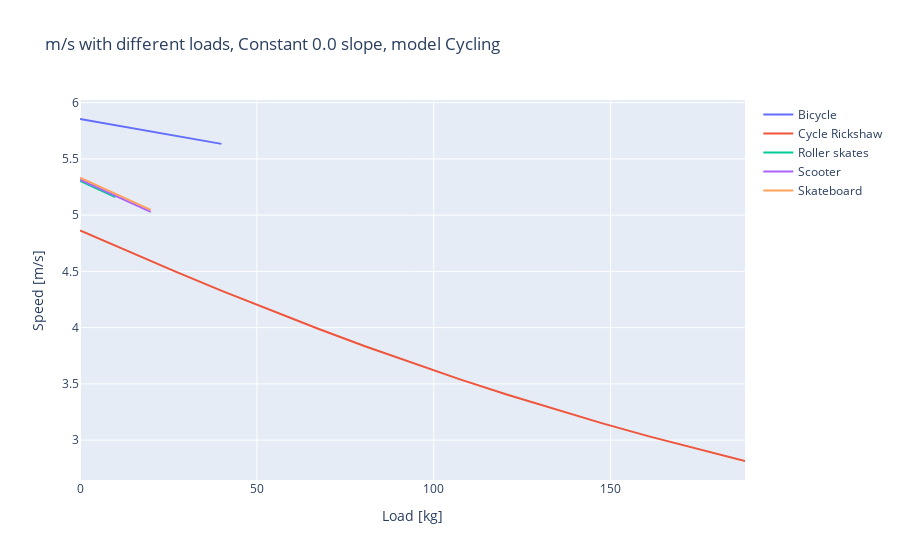
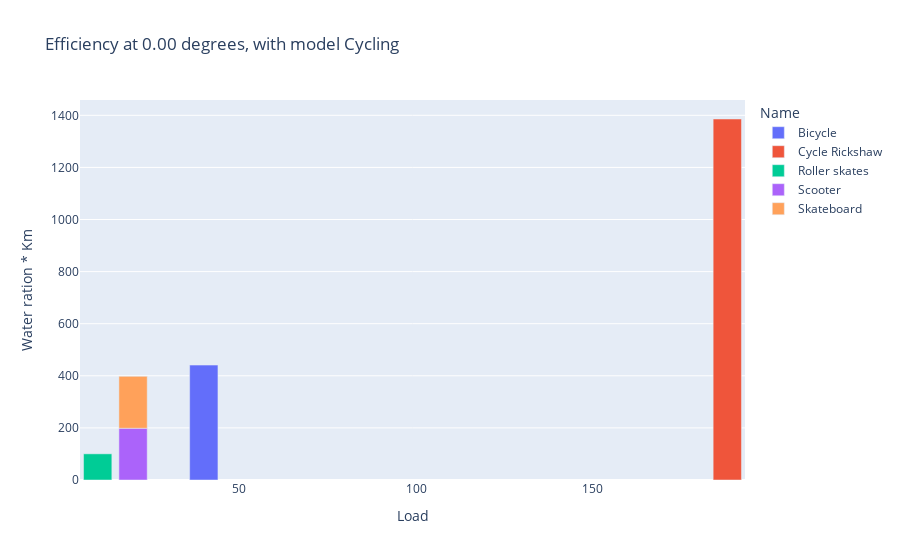
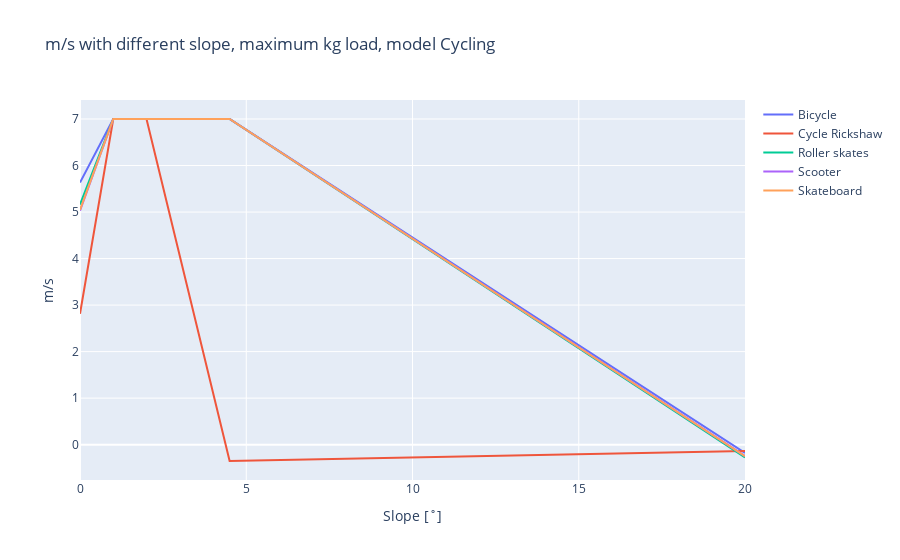

Notebook source saved alongside these figures, in order:
### Markdown cell above
Visualize model results using interactive plots. This cell creates various types of plots to display the outcomes of the mobility analysis, making the data more accessible and understandable.

### Code cell
# Visualization of results using Plotly for interactive plots.
# Utilizes custom plotting functions defined in the mobility module to create visual representations of the results.
# Different types of plots (like load plots, bar plots, slope plots) are generated based on the results.
# These plots help in understanding and interpreting the data and outcomes of the mobility models.
mm.plotting_hpv.load_plot_plotly(mr, mo, hpv)  # Generating a load plot.
mm.plotting_hpv.bar_plot_loading_distance(mr, mo, hpv, mv)  # Creating a bar plot for loading distance.
mm.plotting_hpv.slope_plot_plotly(mr, mo, hpv)  # Producing a slope plot.

### Figure 1 — Plotly figure (JSON) as saved in the notebook; plotly's stock layout.template omitted (floating-point values rounded to 4 significant figures)
{"data": [{"mode": "lines", "name": "Bicycle", "type": "scatter", "x": [0, 4.857, 9.714, 14.57, 19.43, 24.29, 29.14, 34, 38.86, 40, 40, 40, 40, 40, 40], "y": [5.855, 5.828, 5.801, 5.774, 5.747, 5.72, 5.693, 5.667, 5.64, 5.634, 5.634, 5.634, 5.634, 5.634, 5.634]}, {"mode": "lines", "name": "Cycle Rickshaw", "type": "scatter", "x": [0, 13.43, 26.86, 40.29, 53.71, 67.14, 80.57, 94, 107.4, 120.9, 134.3, 147.7, 161.1, 174.6, 188], "y": [4.864, 4.68, 4.5, 4.325, 4.156, 3.992, 3.835, 3.684, 3.54, 3.403, 3.273, 3.149, 3.031, 2.92, 2.815]}, {"mode": "lines", "name": "Roller skates", "type": "scatter", "x": [0, 2.929, 5.857, 8.786, 10, 10, 10, 10, 10, 10, 10, 10, 10, 10, 10], "y": [5.304, 5.262, 5.219, 5.177, 5.16, 5.16, 5.16, 5.16, 5.16, 5.16, 5.16, 5.16, 5.16, 5.16, 5.16]}, {"mode": "lines", "name": "Scooter", "type": "scatter", "x": [0, 2.714, 5.429, 8.143, 10.86, 13.57, 16.29, 19, 20, 20, 20, 20, 20, 20, 20], "y": [5.315, 5.276, 5.237, 5.198, 5.159, 5.121, 5.082, 5.044, 5.029, 5.029, 5.029, 5.029, 5.029, 5.029, 5.029]}, {"mode": "lines", "name": "Skateboard", "type": "scatter", "x": [0, 4.357, 8.714, 13.07, 17.43, 20, 20, 20, 20, 20, 20, 20, 20, 20, 20], "y": [5.333, 5.27, 5.207, 5.145, 5.083, 5.046, 5.046, 5.046, 5.046, 5.046, 5.046, 5.046, 5.046, 5.046, 5.046]}], "layout": {"title": {"text": "m/s with different loads, Constant 0.0 slope, model Cycling"}, "xaxis": {"title": {"text": "Load [kg]"}}, "yaxis": {"title": {"text": "Speed [m/s]"}}}}

### Figure 2 — Plotly figure (JSON) as saved in the notebook; plotly's stock layout.template omitted (floating-point values rounded to 4 significant figures)
{"data": [{"alignmentgroup": "True", "customdata": [["Bicycle", 5.744, 5.634, 4.3, 82.72, 165.4, 0, 8, 0.01813]], "hovertemplate": "Name=%{customdata[0]}<br>Load=%{x}<br>Water ration * Km=%{y}<br>Average Trip Velocity=%{customdata[1]}<br>Loaded Velocity=%{customdata[2]}<br>Unloaded Velocity=%{customdata[3]}<br>Distance to Water Achievable=%{customdata[4]}<br>Total Round trip Distance Achievable=%{customdata[5]}<br>Slope=%{customdata[6]}<br>Hours Collecting Water Max=%{customdata[7]}<br>Hours Spent Collecting Single Person Water=%{customdata[8]}<extra></extra>", "legendgroup": "Bicycle", "marker": {"color": "#636efa", "pattern": {"shape": ""}}, "name": "Bicycle", "offsetgroup": "Bicycle", "orientation": "v", "showlegend": true, "textposition": "auto", "type": "bar", "x": [40], "xaxis": "x", "y": [441.2], "yaxis": "y"}, {"alignmentgroup": "True", "customdata": [["Cycle Rickshaw", 3.839, 2.815, 4.3, 55.29, 110.6, 0, 8, 0.005773]], "hovertemplate": "Name=%{customdata[0]}<br>Load=%{x}<br>Water ration * Km=%{y}<br>Average Trip Velocity=%{customdata[1]}<br>Loaded Velocity=%{customdata[2]}<br>Unloaded Velocity=%{customdata[3]}<br>Distance to Water Achievable=%{customdata[4]}<br>Total Round trip Distance Achievable=%{customdata[5]}<br>Slope=%{customdata[6]}<br>Hours Collecting Water Max=%{customdata[7]}<br>Hours Spent Collecting Single Person Water=%{customdata[8]}<extra></extra>", "legendgroup": "Cycle Rickshaw", "marker": {"color": "#EF553B", "pattern": {"shape": ""}}, "name": "Cycle Rickshaw", "offsetgroup": "Cycle Rickshaw", "orientation": "v", "showlegend": true, "textposition": "auto", "type": "bar", "x": [188], "xaxis": "x", "y": [1386.0], "yaxis": "y"}, {"alignmentgroup": "True", "customdata": [["Roller skates", 5.232, 5.16, 3.6, 75.34, 150.7, 0, 8, 0.07964]], "hovertemplate": "Name=%{customdata[0]}<br>Load=%{x}<br>Water ration * Km=%{y}<br>Average Trip Velocity=%{customdata[1]}<br>Loaded Velocity=%{customdata[2]}<br>Unloaded Velocity=%{customdata[3]}<br>Distance to Water Achievable=%{customdata[4]}<br>Total Round trip Distance Achievable=%{customdata[5]}<br>Slope=%{customdata[6]}<br>Hours Collecting Water Max=%{customdata[7]}<br>Hours Spent Collecting Single Person Water=%{customdata[8]}<extra></extra>", "legendgroup": "Roller skates", "marker": {"color": "#00cc96", "pattern": {"shape": ""}}, "name": "Roller skates", "offsetgroup": "Roller skates", "orientation": "v", "showlegend": true, "textposition": "auto", "type": "bar", "x": [10], "xaxis": "x", "y": [100.5], "yaxis": "y"}, {"alignmentgroup": "True", "customdata": [["Scooter", 5.172, 5.029, 4, 74.48, 149.0, 0, 8, 0.04028]], "hovertemplate": "Name=%{customdata[0]}<br>Load=%{x}<br>Water ration * Km=%{y}<br>Average Trip Velocity=%{customdata[1]}<br>Loaded Velocity=%{customdata[2]}<br>Unloaded Velocity=%{customdata[3]}<br>Distance to Water Achievable=%{customdata[4]}<br>Total Round trip Distance Achievable=%{customdata[5]}<br>Slope=%{customdata[6]}<br>Hours Collecting Water Max=%{customdata[7]}<br>Hours Spent Collecting Single Person Water=%{customdata[8]}<extra></extra>", "legendgroup": "Scooter", "marker": {"color": "#ab63fa", "pattern": {"shape": ""}}, "name": "Scooter", "offsetgroup": "Scooter", "orientation": "v", "showlegend": true, "textposition": "auto", "type": "bar", "x": [20], "xaxis": "x", "y": [198.6], "yaxis": "y"}, {"alignmentgroup": "True", "customdata": [["Skateboard", 5.19, 5.046, 4, 74.73, 149.5, 0, 8, 0.04015]], "hovertemplate": "Name=%{customdata[0]}<br>Load=%{x}<br>Water ration * Km=%{y}<br>Average Trip Velocity=%{customdata[1]}<br>Loaded Velocity=%{customdata[2]}<br>Unloaded Velocity=%{customdata[3]}<br>Distance to Water Achievable=%{customdata[4]}<br>Total Round trip Distance Achievable=%{customdata[5]}<br>Slope=%{customdata[6]}<br>Hours Collecting Water Max=%{customdata[7]}<br>Hours Spent Collecting Single Person Water=%{customdata[8]}<extra></extra>", "legendgroup": "Skateboard", "marker": {"color": "#FFA15A", "pattern": {"shape": ""}}, "name": "Skateboard", "offsetgroup": "Skateboard", "orientation": "v", "showlegend": true, "textposition": "auto", "type": "bar", "x": [20], "xaxis": "x", "y": [199.3], "yaxis": "y"}], "layout": {"barmode": "relative", "legend": {"title": {"text": "Name"}, "tracegroupgap": 0}, "title": {"text": "Efficiency at 0.00 degrees, with model Cycling"}, "xaxis": {"anchor": "y", "domain": [0, 1], "title": {"text": "Load"}}, "yaxis": {"anchor": "x", "domain": [0, 1], "title": {"text": "Water ration * Km"}}}}

### Figure 3 — Plotly figure (JSON) as saved in the notebook; plotly's stock layout.template omitted (floating-point values rounded to 4 significant figures)
{"data": [{"mode": "lines", "name": "Bicycle", "type": "scatter", "x": [0, 1, 2, 4.5, 20], "y": [5.634, 7, 7, 7, -0.1799]}, {"mode": "lines", "name": "Cycle Rickshaw", "type": "scatter", "x": [0, 1, 2, 4.5, 20], "y": [2.815, 7, 7, -0.3512, -0.1362]}, {"mode": "lines", "name": "Roller skates", "type": "scatter", "x": [0, 1, 2, 4.5, 20], "y": [5.16, 7, 7, 7, -0.275]}, {"mode": "lines", "name": "Scooter", "type": "scatter", "x": [0, 1, 2, 4.5, 20], "y": [5.029, 7, 7, 7, -0.2449]}, {"mode": "lines", "name": "Skateboard", "type": "scatter", "x": [0, 1, 2, 4.5, 20], "y": [5.046, 7, 7, 7, -0.2485]}], "layout": {"title": {"text": "m/s with different slope, maximum kg load, model Cycling"}, "xaxis": {"title": {"text": "Slope [˚]"}}, "yaxis": {"title": {"text": "m/s"}}}}
